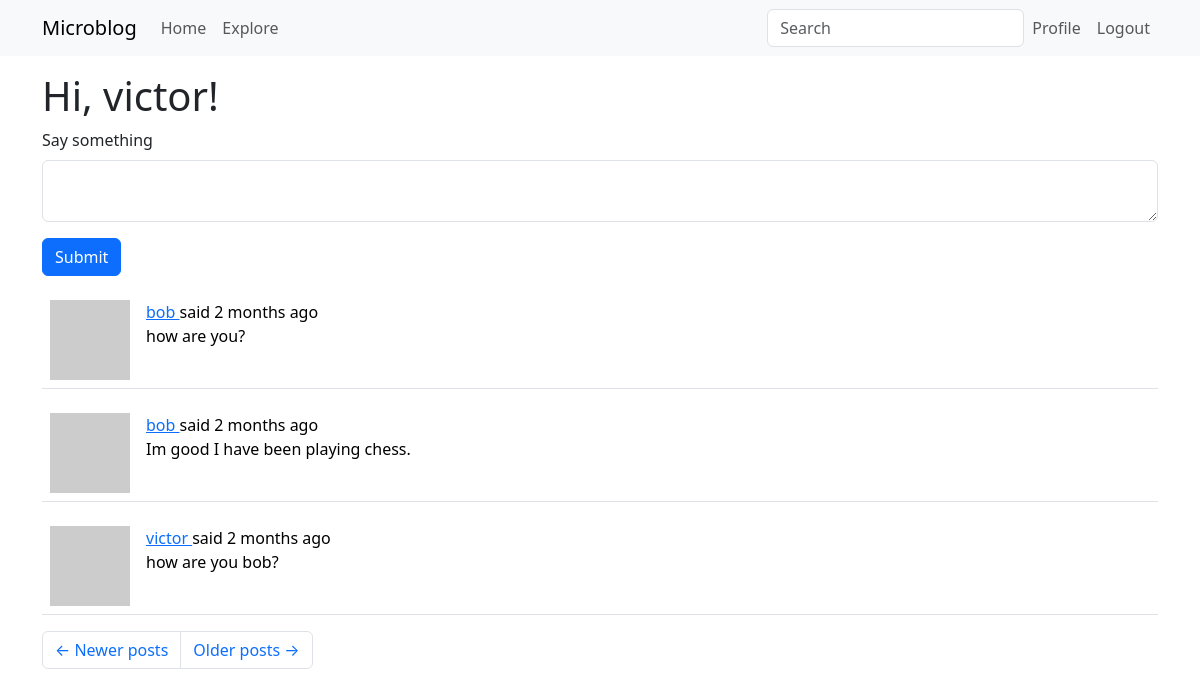
/index?page=3 (signed in), run on the app's committed database.
### app/models.py (models this page shows, shortened)
class User(UserMixin, db.Model):
    id: so.Mapped[int] = so.mapped_column(primary_key=True)
    username: so.Mapped[str] = so.mapped_column(sa.String(64), index=True, unique=True)
    email: so.Mapped[str] = so.mapped_column(sa.String(120), index=True, unique=True)
    password_hash: so.Mapped[Optional[str]] = so.mapped_column(sa.String(256))
    about_me: so.Mapped[Optional[str]] = so.mapped_column(sa.String(140))
    last_seen: so.Mapped[Optional[datetime]] = so.mapped_column(
        default=lambda: datetime.now(timezone.utc)
    )
    posts: so.WriteOnlyMapped["Post"] = so.relationship(back_populates="author")
    following: so.WriteOnlyMapped["User"] = so.relationship(
        secondary=followers,
        primaryjoin=(followers.c.follower_id == id),
        secondaryjoin=(followers.c.followed_id == id),
        back_populates="followers",
    )
    followers: so.WriteOnlyMapped["User"] = so.relationship(
        secondary=followers,
        primaryjoin=(followers.c.followed_id == id),
        secondaryjoin=(followers.c.follower_id == id),
        back_populates="following",
    )
    def avatar(self, size):
        digest = md5(self.email.lower().encode("utf-8")).hexdigest()
        return f"https://www.gravatar.com/avatar/{digest}?d=identicon&s={size}"
    def following_posts(self):
        Author = so.aliased(User)
        Follower = so.aliased(User)
        return (
            sa.select(Post)
            .join(Post.author.of_type(Author))
            .join(Author.followers.of_type(Follower), isouter=True)
            .where(
                sa.or_(
                    Follower.id == self.id,
                    Author.id == self.id,
                )
            )
            .group_by(Post)
            .order_by(Post.timestamp.desc())
        )

class SearchableMixin(object):
    @classmethod
    def before_commit(cls, session):
        session._changes = {
            "add": list(session.new),
            "update": list(session.dirty),
            "delete": list(session.deleted),
        }
    @classmethod
    def after_commit(cls, session):
        for obj in session._changes["add"]:
            if isinstance(obj, SearchableMixin):
                add_to_index(obj.__tablename__, obj)
        for obj in session._changes["update"]:
            if isinstance(obj, SearchableMixin):
                add_to_index(obj.__tablename__, obj)
        for obj in session._changes["delete"]:
            if isinstance(obj, SearchableMixin):
                remove_from_index(obj.__tablename__, obj)
        session._changes = None

class Post(SearchableMixin, db.Model):
    __searchable__ = ["body"]
    id: so.Mapped[int] = so.mapped_column(primary_key=True)
    body: so.Mapped[str] = so.mapped_column(sa.String(140))
    timestamp: so.Mapped[datetime] = so.mapped_column(
        index=True, default=lambda: datetime.now(timezone.utc)
    )
    user_id: so.Mapped[int] = so.mapped_column(sa.ForeignKey(User.id), index=True)
    language: so.Mapped[Optional[str]] = so.mapped_column(sa.String(5))
    author: so.Mapped[User] = so.relationship(back_populates="posts")

### app/main/routes.py (the view, shortened to what this page needs)
@bp.route("/", methods=["GET", "POST"])
@bp.route("/index", methods=["GET", "POST"])
@login_required
def index():
    form = PostForm()
    page = request.args.get("page", 1, type=int)
    posts = db.paginate(
        current_user.following_posts(),
        page=page,
        per_page=current_app.config["POSTS_PER_PAGE"],
        error_out=False,
    )
    next_url = url_for("main.index", page=posts.next_num) if posts.has_next else None
    prev_url = url_for("main.index", page=posts.prev_num) if posts.has_prev else None
    return render_template(
        "index.html",
        title=_("Home"),
        form=form,
        posts=posts.items,
        next_url=next_url,
        prev_url=prev_url,
    )

### app/main/forms.py
class SearchForm(FlaskForm):
    q = StringField(_l("Search"), validators=[DataRequired()])
    def __init__(self, *args, **kwargs):
        if "formdata" not in kwargs:
            kwargs["formdata"] = request.args
        if "meta" not in kwargs:
            kwargs["meta"] = {"csrf": False}
        super(SearchForm, self).__init__(*args, **kwargs)

class PostForm(FlaskForm):
    post = TextAreaField(
        _l("Say something"), validators=[DataRequired(), Length(min=1, max=140)]
    )
    submit = SubmitField(_l("Submit"))

### app/__init__.py (called while the page is built)
def get_locale():
    return request.accept_languages.best_match(current_app.config["LANGUAGES"])

### app/main/routes.py (called while the page is built)
@bp.before_app_request
def before_request():
    if current_user.is_authenticated:
        current_user.last_seen = datetime.now(timezone.utc)
        db.session.commit()
        g.search_form = SearchForm()
    g.locale = str(get_locale())

### app/models.py (called while the page is built)
@login.user_loader
def load_user(id):
    return db.session.get(User, int(id))

### app/templates/index.html
{% extends "base.html" %}
{% import "bootstrap_wtf.html" as wtf %}
{% block content %}
    <h1>{{ _('Hi, %(username)s!', username=current_user.username) }}</h1>
    {% if form %}
    {{ wtf.quick_form(form) }}
    {% endif %}
    {% for post in posts %}
        {% include '_post.html' %}
    {% endfor %}
    <nav aria-label="Post navigation">
        <ul class="pagination">
            <li class="page-item{% if not prev_url %} disabled{% endif %}">
                <a class="page-link" href="{{ prev_url }}">
                    <span aria-hidden="true">&larr;</span> {{ _('Newer posts') }}
                </a>
            </li>
            <li class="page-item{% if not next_url %} disabled{% endif %}">
                <a class="page-link" href="{{ next_url }}">
                    {{ _('Older posts') }} <span aria-hidden="true">&rarr;</span>
                </a>
            </li>
        </ul>
    </nav>
{% endblock %}

### app/templates/_post.html (shortened to what this page needs)
    <table class="table table-hover">
        <tr>
            <td width="70px">
                <a href="{{ url_for('main.user', username=post.author.username) }}">
                    <img src="{{ post.author.avatar(70) }}" />
                </a>
            </td>
            <td>
                {{ _('%(username)s said %(when)s',
                    username=user_link, when=moment(post.timestamp).fromNow()) }}
                <br>
                <span id="post{{ post.id }}">{{ post.body }}</span>
            </td>
        </tr>
    </table>

### data on the page
Post: body "how are you?"
Post: body "Im good I have been playing chess."
Post: body "how are you bob?"

### other printed values
{{ field.label(class='form-label') }} "Say something"
